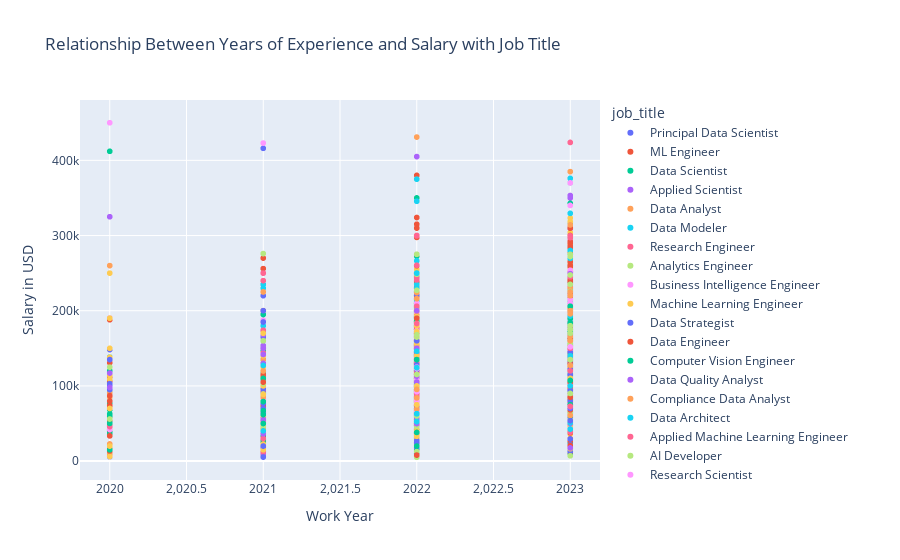

Notebook code for this chart:
### Markdown cell above
### Generate an interactive scatter plot for the relationship between years of experience and salary, with job title as hover text.

### Code cell
# Create an interactive scatter plot
fig = px.scatter(df, x="work_year", y="salary_in_usd", color="job_title", title='Relationship Between Years of Experience and Salary with Job Title',
                 labels={'salary_in_usd': 'Salary in USD', 'work_year': 'Work Year'},
                 hover_data={'job_title': True})
fig.show()
